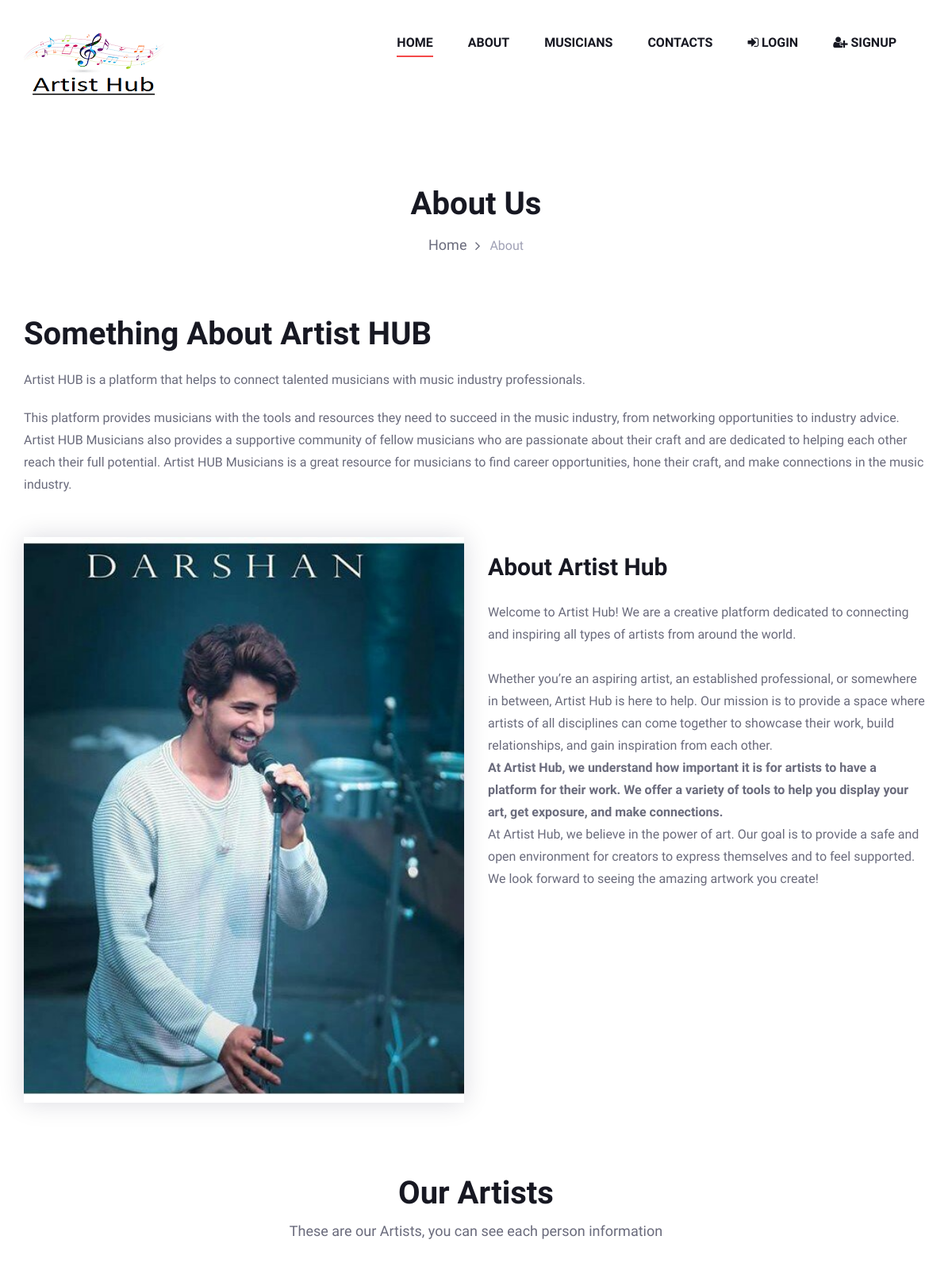
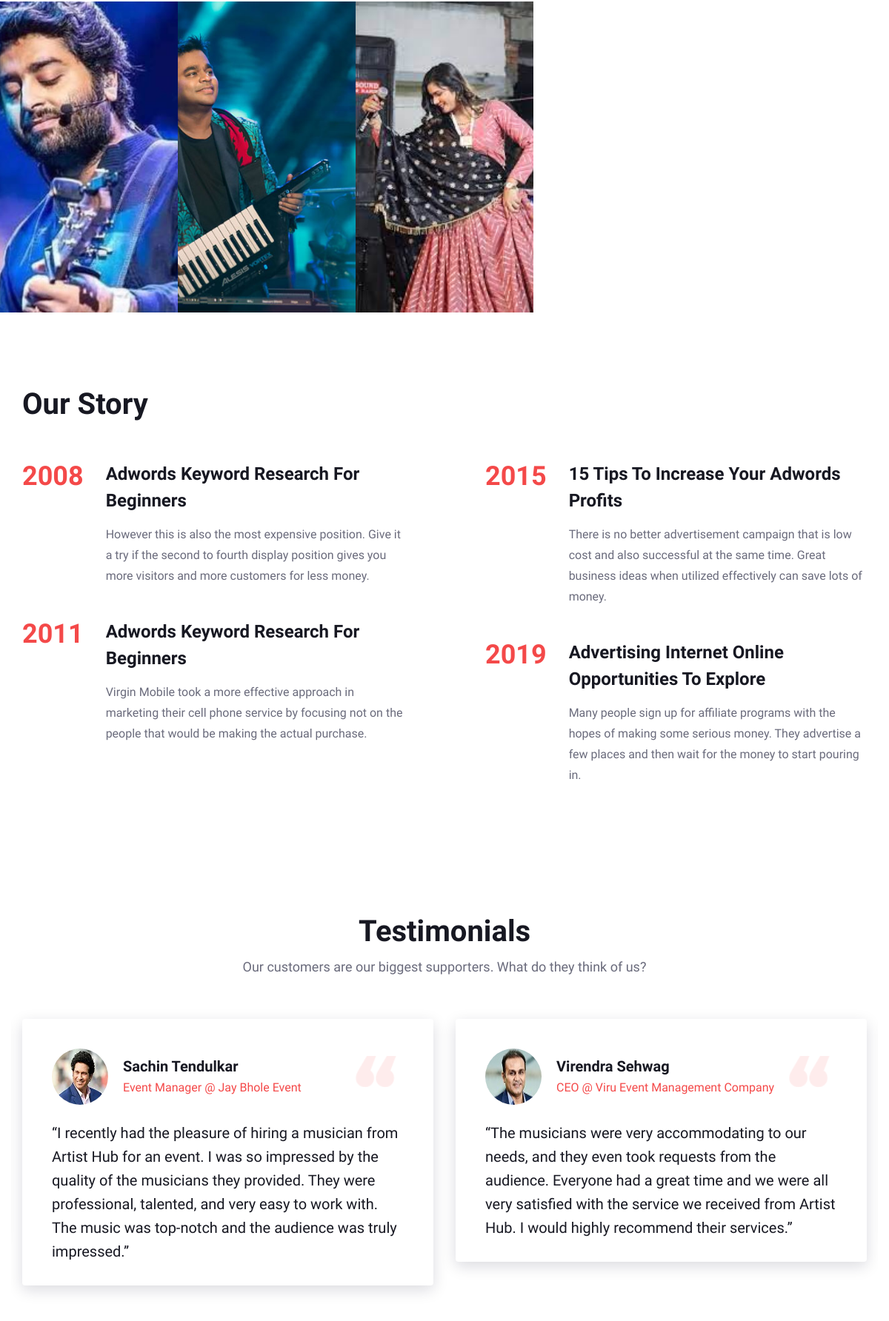
The page /about/ (upper part) on the database its author committed (2 pictures, top to bottom).
### myapp/models.py (models this page shows, shortened)
class Artist(models.Model):
	fname=models.CharField(max_length=100)
	lname=models.CharField(max_length=100)
	email=models.EmailField()
	mobile=models.BigIntegerField()
	about=models.TextField(max_length=500)
	facebook=models.CharField(max_length=100)
	instagram=models.CharField(max_length=100)
	twitter=models.CharField(max_length=100)
	password=models.CharField(max_length=50)
	profile_pic=models.ImageField(upload_to='profile_pic')

### myapp/views.py (the view)
# urls.py: path('about/',views.about,name='about'),
def about(request):
	artist=Artist.objects.all().order_by('-id')[:3]
	return render(request,'about-us.html',{'artist':artist})

### myapp/templates/about-us.html (shortened to what this page needs)
{% extends 'header.html' %}
{% load static %}
{% block content %}
<!DOCTYPE html>
<html lang="zxx">
<head>
</head>
<body>
    <section class="breadcrumb-section">
        <div class="container">
            <div class="row">
                <div class="col-lg-12">
                    <div class="breadcrumb-text">
                        <h2>About Us</h2>
                        <div class="bt-option">
                            <a href="/">Home</a>
                            <span>About</span>
                        </div>
                    </div>
                </div>
            </div>
        </div>
    </section>
    <section class="about-section spad">
        <div class="container">
            <div class="row">
                <div class="col-lg-12">
                    <div class="section-title">
                        <h2>Something About Artist HUB</h2>
                        <p class="f-para"> Artist HUB is a platform that helps to connect talented musicians with music industry professionals. </p>
                        <p>This platform provides musicians with the tools and resources they need to succeed in the music industry, from networking opportunities to industry advice. Artist HUB Musicians also provides a supportive community of fellow musicians who are passionate about their craft and are dedicated to helping each other reach their full potential. Artist HUB Musicians is a great resource for musicians to find career opportunities, hone their craft, and make connections in the music industry.</p>
                    </div>
                </div>
            </div>
            <div class="row">
                <div class="col-lg-6">
                    <div class="about-pic">
                        <img src="{% static 'img/darshan.jpg' %}" alt="">
                    </div>
                </div>
                <div class="col-lg-6">
                    <div class="about-text">
                        <h3>About Artist Hub</h3>
                        <p>Welcome to Artist Hub! We are a creative platform dedicated to connecting and inspiring all types of artists from around the world. <br><br>
                            Whether you’re an aspiring artist, an established professional, or somewhere in between, Artist Hub is here to help. Our mission is to provide a space where artists of all disciplines can come together to showcase their work, build relationships, and gain inspiration from each other.<br>
                            <b>At Artist Hub, we understand how important it is for artists to have a platform for their work. We offer a variety of tools to help you display your art, get exposure, and make connections.</b><br>
                            At Artist Hub, we believe in the power of art. Our goal is to provide a safe and open environment for creators to express themselves and to feel supported. We look forward to seeing the amazing artwork you create!</p>
                    </div>
                </div>
            </div>
        </div>
    </section>
    <section class="team-member-section">
        <div class="container">
            <div class="row">
                <div class="col-lg-12">
                    <div class="section-title">
                        <h2>Our Artists </h2>
                        <p>These are our Artists, you can see each person information</p>
                    </div>
                </div>
            </div>
        </div>
        {% for i in artist %}
        <div class="member-item set-bg" data-setbg="{{ i.profile_pic.url }}">
        </div>
        {% endfor %}
    </section>
    <section class="story-section spad">
        <div class="container">
            <div class="row">
                <div class="col-lg-12">
                    <div class="section-title">
                        <h2>Our Story</h2>
                    </div>
                </div>
            </div>
            <div class="row">
                <div class="col-lg-6">
                    <div class="story-left">
                        <div class="story-item">
                            <h2>2008</h2>
                            <div class="si-text">
                                <h4>Adwords Keyword Research For Beginners</h4>
                                <p>However this is also the most expensive position. Give it a try if the second to fourth display position gives you more visitors and more customers for less money.</p>
                            </div>
                        </div>
                        <div class="story-item">
                            <h2>2011</h2>
                            <div class="si-text">
                                <h4>Adwords Keyword Research For Beginners</h4>
                                <p>Virgin Mobile took a more effective approach in marketing their cell phone service by focusing not on the people that would be making the actual purchase.</p>
                            </div>
                        </div>
                    </div>
                </div>
                <div class="col-lg-6">
                    <div class="story-right">
                        <div class="story-item">
                            <h2>2015</h2>
                            <div class="si-text">
                                <h4>15 Tips To Increase Your Adwords Profits</h4>
                                <p>There is no better advertisement campaign that is low cost and also successful at the same time. Great business ideas when utilized effectively can save lots of money.</p>
                            </div>
                        </div>
                        <div class="story-item">
                            <h2>2019</h2>
                            <div class="si-text">
                                <h4>Advertising Internet Online Opportunities To Explore</h4>
                                <p>Many people sign up for affiliate programs with the hopes of making some serious money. They advertise a few places and then wait for the money to start pouring in.</p>
                            </div>
                        </div>
                    </div>
                </div>
            </div>
        </div>
    </section>
    <section class="testimonial-section spad">
        <div class="container">
            <div class="row">
                <div class="col-lg-12">
                    <div class="section-title">
                        <h2>Testimonials</h2>
                        <p>Our customers are our biggest supporters. What do they think of us?</p>
                    </div>
                </div>
            </div>
            <div class="row">
                <div class="col-lg-12">
                    <div class="row">
                        <div class="testimonial-slider owl-carousel">
                            <div class="col-lg-6">
                                <div class="testimonial-item">
                                    <div class="ti-author">
                                        <div class="quote-pic">
                                            <img src="{% static 'img/quote.png' %}" alt="">
                                        </div>
                                        <div class="ta-pic">
                                            <img src="{% static 'img/testimonial/sachin.jpg' %}" alt="">
                                        </div>
                                        <div class="ta-text">
                                            <h5>Sachin Tendulkar</h5>
                                            <span>Event Manager @ Jay Bhole Event</span>
                                        </div>
                                    </div>
                                    <p>“I recently had the pleasure of hiring a musician from Artist Hub for an event. I was so impressed by the quality of the musicians they provided. They were professional, talented, and very easy to work with. The music was top-notch and the audience was truly impressed.”</p>
                                </div>
                            </div>
                            <div class="col-lg-6">
                                <div class="testimonial-item">
                                    <div class="ti-author">
                                        <div class="quote-pic">
                                            <img src="{% static 'img/quote.png' %}" alt="">
                                        </div>
                                        <div class="ta-pic">
                                            <img src="{% static 'img/testimonial/viru.jpg' %}" alt="">
                                        </div>
                                        <div class="ta-text">
                                            <h5>Virendra Sehwag</h5>
                                            <span>CEO @ Viru Event Management Company</span>
                                        </div>
                                    </div>
                                    <p>“The musicians were very accommodating to our needs, and they even took requests from the audience. Everyone had a great time and we were all very satisfied with the service we received from Artist Hub. I would highly recommend their services.”</p>
                                </div>
                            </div>
                        </div>
                    </div>
                </div>
            </div>
        </div>
    </section>
</body>
</html>
{% endblock %}

### myapp/static/css/style.css (style rules this page uses)
html, body { height: 100%; font-family: "Work Sans", sans-serif; -webkit-font-smoothing: antialiased; font-smoothing: antialiased; }
h1, h2, h3, h4, h5, h6 { margin: 0; color: #111111; font-weight: 400; font-family: "Work Sans", sans-serif; }
h2 { font-size: 36px; }
h3 { font-size: 30px; }
h4 { font-size: 24px; }
h5 { font-size: 18px; }
p { font-size: 16px; font-family: "Work Sans", sans-serif; color: #6a6b7c; font-weight: 400; line-height: 28px; margin: 0 0 15px 0; }
img { max-width: 100%; }
.section-title { text-align: center; margin-bottom: 52px; }
.section-title h2 { font-size: 40px; font-weight: 700; color: #171822; margin-bottom: 10px; }
.section-title p { font-size: 18px; color: #6a6b7c; margin-bottom: 0; }
.set-bg { background-repeat: no-repeat; background-size: cover; background-position: top center; }
.spad { padding-top: 100px; padding-bottom: 100px; }
.team-member-section { overflow: hidden; }
.member-item { width: 20%; float: left; height: 420px; position: relative; overflow: hidden; }
.breadcrumb-section { padding: 75px 0 75px; }
.breadcrumb-text { text-align: center; }
.breadcrumb-text h2 { font-size: 40px; color: #171822; font-weight: 600; margin-bottom: 14px; }
.breadcrumb-text .bt-option a { font-size: 18px; color: #6a6b7c; display: inline-block; margin-right: 25px; position: relative; }
.breadcrumb-text .bt-option a:after { position: absolute; right: -17px; top: 2px; content: ""; font-family: "FontAwesome"; }
.breadcrumb-text .bt-option span { display: inline-block; color: #a0a1b5; }
.about-section { padding-top: 0; padding-bottom: 90px; }
.about-section .section-title { text-align: left; }
.about-section .section-title h2 { margin-bottom: 20px; }
.about-section .section-title p { font-size: 16px; }
.about-section .section-title p.f-para { margin-bottom: 20px; }
.about-pic { -webkit-box-shadow: 0px 0px 30px rgba(11, 12, 48, 0.15); box-shadow: 0px 0px 30px rgba(11, 12, 48, 0.15); }
.about-pic img { min-width: 100%; }
.about-text { padding-top: 20px; }
.about-text h3 { color: #171822; font-weight: 600; margin-bottom: 25px; }
.about-text p { margin-bottom: 20px; }
.story-section { padding-bottom: 30px; }
.story-section .section-title { text-align: left; }
.story-section .section-title h2 { margin-bottom: 0; }
.story-left { padding-right: 40px; }
.story-right { padding-left: 40px; }
.story-item { margin-bottom: 28px; }
.story-item h2 { color: #f44949; font-weight: 600; float: left; margin-right: 30px; line-height: 42px; }
.story-item .si-text { overflow: hidden; }
.story-item .si-text h4 { color: #171822; font-weight: 600; line-height: 36px; margin-bottom: 14px; }
.testimonial-section { padding-bottom: 40px; overflow: hidden; }
.testimonial-section .section-title { margin-bottom: 26px; }
.testimonial-slider .col-lg-6 { max-width: 100%; }
.testimonial-item { background: #ffffff; -webkit-box-shadow: 0px 6px 20px rgba(11, 12, 48, 0.15); box-shadow: 0px 6px 20px rgba(11, 12, 48, 0.15); border-radius: 4px; position: relative; padding: 40px 40px 15px 40px; }
.testimonial-item .quote-pic { position: absolute; right: 50px; top: 50px; }
.testimonial-item .ti-author { overflow: hidden; margin-bottom: 22px; }
.testimonial-item .ti-author .ta-pic { float: left; margin-right: 20px; }
.testimonial-item .ti-author .ta-pic img { height: 76px; width: 76px; border-radius: 50%; }
.testimonial-item .ti-author .ta-text { overflow: hidden; padding-top: 12px; }
.testimonial-item .ti-author .ta-text h5 { font-size: 20px; color: #171822; font-weight: 600; margin-bottom: 5px; }
.testimonial-item .ti-author .ta-text span { display: block; color: #f44949; }
.testimonial-item p { font-size: 20px; color: #171822; line-height: 32px; font-weight: 500; }
@media only screen and (min-width: 1200px) { .container { max-width: 1170px; } }

### rows shown on the page
Artist: shows a picture
Artist: shows a picture
Artist: shows a picture
